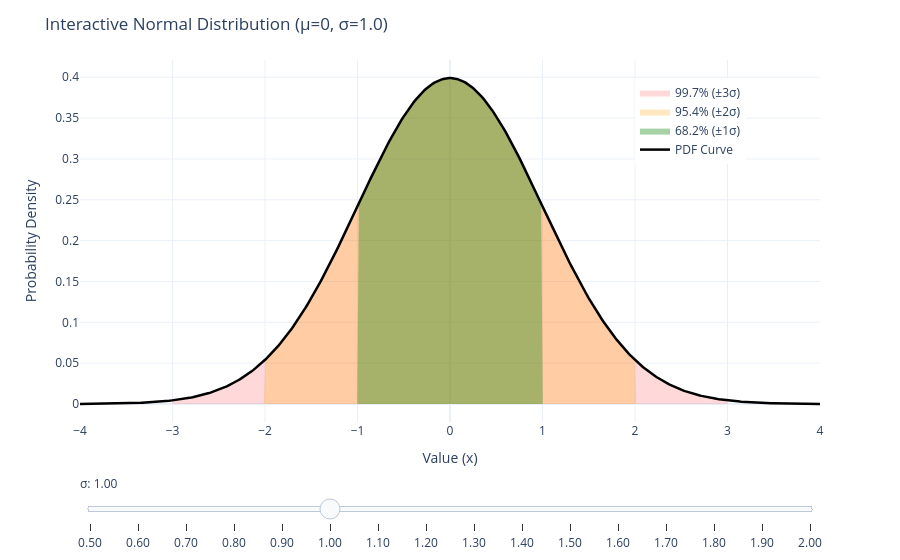

Notebook cell for this chart:
### Code cell
import numpy as np
import plotly.graph_objects as go

# 1. 基础参数设置
mu = 0
x = np.linspace(-4, 4, 500)  # x轴范围固定，以便观察曲线胖瘦变化

# 2. 定义计算函数：根据给定的 sigma 返回主曲线和三个阴影区域的 y 值
def get_traces(sigma):
    # 正态分布 PDF 公式
    y_main = (1 / (sigma * np.sqrt(2 * np.pi))) * np.exp(-0.5 * ((x - mu) / sigma)**2)
    
    # 利用 np.where 截断数据，使得阴影区域只在对应的 ±nσ 范围内有值，其余为 0
    y_3 = np.where((x >= mu - 3*sigma) & (x <= mu + 3*sigma), y_main, 0)
    y_2 = np.where((x >= mu - 2*sigma) & (x <= mu + 2*sigma), y_main, 0)
    y_1 = np.where((x >= mu - 1*sigma) & (x <= mu + 1*sigma), y_main, 0)
    
    return y_main, y_3, y_2, y_1

# 初始状态 (sigma = 1.0)
sigma_init = 1.0
y_main, y_3, y_2, y_1 = get_traces(sigma_init)

# 3. 创建 Plotly Figure
fig = go.Figure()

# 添加阴影区域 (注意：先画阴影，再画主曲线，确保曲线在最上层)
# ±3σ 区域 (红色)
fig.add_trace(go.Scatter(
    x=x, y=y_3, fill='tozeroy', fillcolor='rgba(255, 0, 0, 0.15)', 
    line=dict(color='rgba(255,0,0,0)'), name='99.7% (±3σ)', hoverinfo='skip'
))
# ±2σ 区域 (橙色)
fig.add_trace(go.Scatter(
    x=x, y=y_2, fill='tozeroy', fillcolor='rgba(255, 165, 0, 0.25)', 
    line=dict(color='rgba(255,165,0,0)'), name='95.4% (±2σ)', hoverinfo='skip'
))
# ±1σ 区域 (绿色)
fig.add_trace(go.Scatter(
    x=x, y=y_1, fill='tozeroy', fillcolor='rgba(0, 128, 0, 0.35)', 
    line=dict(color='rgba(0,128,0,0)'), name='68.2% (±1σ)', hoverinfo='skip'
))
# 主曲线 (黑色)
fig.add_trace(go.Scatter(
    x=x, y=y_main, mode='lines', line=dict(color='black', width=2.5), 
    name='PDF Curve', 
    hovertemplate='x: %{x:.3f}<br>Density: %{y:.4f}<extra></extra>'
))

# 4. 配置交互滑块 (Slider)
sigmas = np.linspace(0.5, 2.0, 16)  # 生成 16 个 sigma 值 (从 0.5 到 2.0)
steps = []
for sigma in sigmas:
    y_main_s, y_3_s, y_2_s, y_1_s = get_traces(sigma)
    step = dict(
        method="update",
        # 按照添加 trace 的顺序更新 y 数据：y_3, y_2, y_1, y_main
        args=[{"y": [y_3_s, y_2_s, y_1_s, y_main_s]}, 
              {"title": f"Normal Distribution (μ={mu}, σ={sigma:.2f})"}],
        label=f"{sigma:.2f}"
    )
    steps.append(step)

sliders = [dict(
    active=5,  # 初始激活的滑块索引 (对应 sigma=1.0)
    currentvalue={"prefix": "σ: "},
    pad={"t": 50},
    steps=steps
)]

# 5. 更新布局与样式
fig.update_layout(
    title=f"Interactive Normal Distribution (μ={mu}, σ={sigma_init})",
    xaxis_title="Value (x)",
    yaxis_title="Probability Density",
    sliders=sliders,
    hovermode="x unified",  # 统一悬停模式
    template="plotly_white", # 使用简洁的白色主题
    legend=dict(x=0.75, y=0.95), # 调整图例位置
    margin=dict(t=60, b=60)
)

# 6. 显示图表
fig.show()

# (可选) 如果你想将交互图表保存为独立的 HTML 文件分享给别人，可以取消下面这行的注释：
# fig.write_html("interactive_normal_distribution.html")

### Figure 1 — Plotly figure (JSON) as saved in the notebook; plotly's stock layout.template omitted (floating-point values rounded to 4 significant figures; data arrays with more than 128 entries replaced by an {"elided": "..."} marker saying what was removed)
{"data": [{"fill": "tozeroy", "fillcolor": "rgba(255, 0, 0, 0.15)", "hoverinfo": "skip", "line": {"color": "rgba(255,0,0,0)"}, "name": "99.7% (±3σ)", "type": "scatter", "x": {"elided": "500 float values"}, "y": {"elided": "500 float values"}}, {"fill": "tozeroy", "fillcolor": "rgba(255, 165, 0, 0.25)", "hoverinfo": "skip", "line": {"color": "rgba(255,165,0,0)"}, "name": "95.4% (±2σ)", "type": "scatter", "x": {"elided": "500 float values"}, "y": {"elided": "500 float values"}}, {"fill": "tozeroy", "fillcolor": "rgba(0, 128, 0, 0.35)", "hoverinfo": "skip", "line": {"color": "rgba(0,128,0,0)"}, "name": "68.2% (±1σ)", "type": "scatter", "x": {"elided": "500 float values"}, "y": {"elided": "500 float values"}}, {"hovertemplate": "x: %{x:.3f}<br>Density: %{y:.4f}<extra></extra>", "line": {"color": "black", "width": 2.5}, "mode": "lines", "name": "PDF Curve", "type": "scatter", "x": {"elided": "500 float values"}, "y": {"elided": "500 float values"}}], "layout": {"hovermode": "x unified", "legend": {"x": 0.75, "y": 0.95}, "margin": {"b": 60, "t": 60}, "sliders": [{"active": 5, "currentvalue": {"prefix": "σ: "}, "pad": {"t": 50}, "steps": [{"args": [{"y": {"elided": "4x500 float values"}}, {"title": "Normal Distribution (μ=0, σ=0.50)"}], "label": "0.50", "method": "update"}, {"args": [{"y": {"elided": "4x500 float values"}}, {"title": "Normal Distribution (μ=0, σ=0.60)"}], "label": "0.60", "method": "update"}, {"args": [{"y": {"elided": "4x500 float values"}}, {"title": "Normal Distribution (μ=0, σ=0.70)"}], "label": "0.70", "method": "update"}, {"args": [{"y": {"elided": "4x500 float values"}}, {"title": "Normal Distribution (μ=0, σ=0.80)"}], "label": "0.80", "method": "update"}, {"args": [{"y": {"elided": "4x500 float values"}}, {"title": "Normal Distribution (μ=0, σ=0.90)"}], "label": "0.90", "method": "update"}, {"args": [{"y": {"elided": "4x500 float values"}}, {"title": "Normal Distribution (μ=0, σ=1.00)"}], "label": "1.00", "method": "update"}, {"args": [{"y": {"elided": "4x500 float values"}}, {"title": "Normal Distribution (μ=0, σ=1.10)"}], "label": "1.10", "method": "update"}, {"args": [{"y": {"elided": "4x500 float values"}}, {"title": "Normal Distribution (μ=0, σ=1.20)"}], "label": "1.20", "method": "update"}, {"args": [{"y": {"elided": "4x500 float values"}}, {"title": "Normal Distribution (μ=0, σ=1.30)"}], "label": "1.30", "method": "update"}, {"args": [{"y": {"elided": "4x500 float values"}}, {"title": "Normal Distribution (μ=0, σ=1.40)"}], "label": "1.40", "method": "update"}, {"args": [{"y": {"elided": "4x500 float values"}}, {"title": "Normal Distribution (μ=0, σ=1.50)"}], "label": "1.50", "method": "update"}, {"args": [{"y": {"elided": "4x500 float values"}}, {"title": "Normal Distribution (μ=0, σ=1.60)"}], "label": "1.60", "method": "update"}, {"args": [{"y": {"elided": "4x500 float values"}}, {"title": "Normal Distribution (μ=0, σ=1.70)"}], "label": "1.70", "method": "update"}, {"args": [{"y": {"elided": "4x500 float values"}}, {"title": "Normal Distribution (μ=0, σ=1.80)"}], "label": "1.80", "method": "update"}, {"args": [{"y": {"elided": "4x500 float values"}}, {"title": "Normal Distribution (μ=0, σ=1.90)"}], "label": "1.90", "method": "update"}, {"args": [{"y": {"elided": "4x500 float values"}}, {"title": "Normal Distribution (μ=0, σ=2.00)"}], "label": "2.00", "method": "update"}]}], "title": {"text": "Interactive Normal Distribution (μ=0, σ=1.0)"}, "xaxis": {"title": {"text": "Value (x)"}}, "yaxis": {"title": {"text": "Probability Density"}}}}
